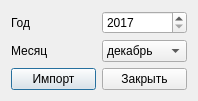
<?xml version="1.0" encoding="UTF-8"?>
<ui version="4.0">
 <class>ImportDispFactInvcsDialog</class>
 <widget class="QDialog" name="ImportDispFactInvcsDialog">
  <property name="geometry">
   <rect>
    <x>0</x>
    <y>0</y>
    <width>198</width>
    <height>99</height>
   </rect>
  </property>
  <property name="windowTitle">
   <string>Параметры</string>
  </property>
  <layout class="QVBoxLayout" name="verticalLayout">
   <item>
    <layout class="QHBoxLayout" name="horizontalLayout_2">
     <item>
      <widget class="QLabel" name="label">
       <property name="text">
        <string>Год</string>
       </property>
      </widget>
     </item>
     <item>
      <widget class="QSpinBox" name="sbYear">
       <property name="minimum">
        <number>2017</number>
       </property>
       <property name="maximum">
        <number>9999</number>
       </property>
      </widget>
     </item>
    </layout>
   </item>
   <item>
    <layout class="QHBoxLayout" name="horizontalLayout">
     <item>
      <widget class="QLabel" name="label_2">
       <property name="text">
        <string>Месяц</string>
       </property>
      </widget>
     </item>
     <item>
      <widget class="QComboBox" name="cmbMonth">
       <property name="currentIndex">
        <number>11</number>
       </property>
       <item>
        <property name="text">
         <string>январь</string>
        </property>
       </item>
       <item>
        <property name="text">
         <string>февраль</string>
        </property>
       </item>
       <item>
        <property name="text">
         <string>март</string>
        </property>
       </item>
       <item>
        <property name="text">
         <string>апрель</string>
        </property>
       </item>
       <item>
        <property name="text">
         <string>май</string>
        </property>
       </item>
       <item>
        <property name="text">
         <string>июнь</string>
        </property>
       </item>
       <item>
        <property name="text">
         <string>июль</string>
        </property>
       </item>
       <item>
        <property name="text">
         <string>август</string>
        </property>
       </item>
       <item>
        <property name="text">
         <string>сентябрь</string>
        </property>
       </item>
       <item>
        <property name="text">
         <string>октябрь</string>
        </property>
       </item>
       <item>
        <property name="text">
         <string>ноябрь</string>
        </property>
       </item>
       <item>
        <property name="text">
         <string>декабрь</string>
        </property>
       </item>
      </widget>
     </item>
    </layout>
   </item>
   <item>
    <layout class="QHBoxLayout" name="horizontalLayout_3">
     <item>
      <widget class="QPushButton" name="btnImport">
       <property name="text">
        <string>Импорт</string>
       </property>
      </widget>
     </item>
     <item>
      <widget class="QPushButton" name="btnCancel">
       <property name="text">
        <string>Закрыть</string>
       </property>
      </widget>
     </item>
    </layout>
   </item>
  </layout>
 </widget>
 <resources/>
 <connections/>
</ui>
